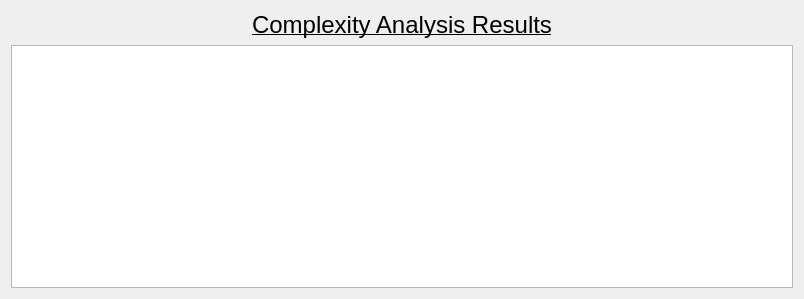
<?xml version="1.0" encoding="UTF-8"?>
<ui version="4.0">
 <class>Dialog</class>
 <widget class="QDialog" name="Dialog">
  <property name="geometry">
   <rect>
    <x>0</x>
    <y>0</y>
    <width>804</width>
    <height>299</height>
   </rect>
  </property>
  <property name="windowTitle">
   <string>Complexity Analysis Results</string>
  </property>
  <layout class="QVBoxLayout" name="verticalLayout">
   <item>
    <widget class="QLabel" name="TitleLabel">
     <property name="font">
      <font>
       <pointsize>18</pointsize>
       <underline>true</underline>
      </font>
     </property>
     <property name="text">
      <string>Complexity Analysis Results</string>
     </property>
     <property name="alignment">
      <set>Qt::AlignCenter</set>
     </property>
    </widget>
   </item>
   <item>
    <widget class="QTextEdit" name="resultsTextBox">
     <property name="readOnly">
      <bool>true</bool>
     </property>
    </widget>
   </item>
  </layout>
 </widget>
 <resources/>
 <connections/>
</ui>
